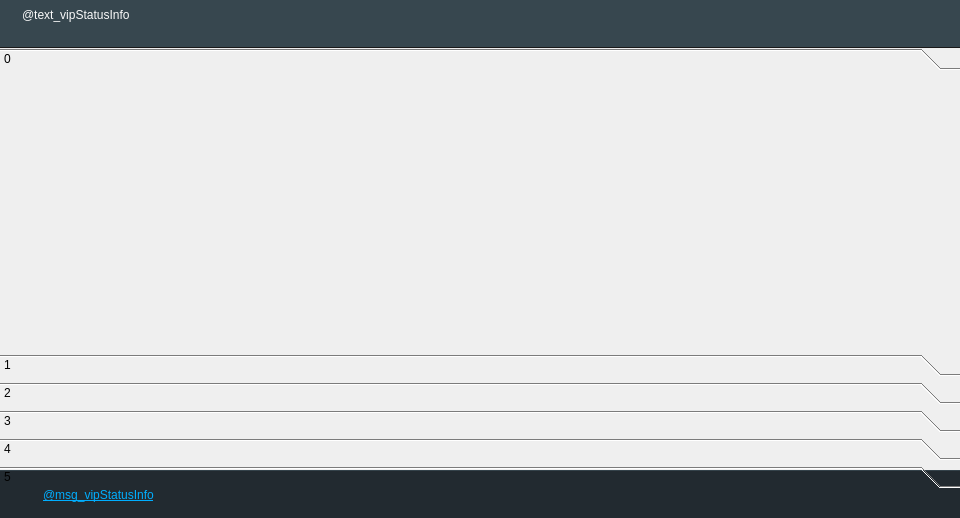
<?xml version="1.0" encoding="UTF-8"?>
<ui version="4.0">
 <class>VipSystemDescription</class>
 <widget class="QWidget" name="VipSystemDescription">
  <property name="geometry">
   <rect>
    <x>0</x>
    <y>0</y>
    <width>960</width>
    <height>518</height>
   </rect>
  </property>
  <property name="minimumSize">
   <size>
    <width>960</width>
    <height>518</height>
   </size>
  </property>
  <property name="maximumSize">
   <size>
    <width>960</width>
    <height>518</height>
   </size>
  </property>
  <widget class="QLabel" name="text_vipStatusInfo">
   <property name="geometry">
    <rect>
     <x>0</x>
     <y>0</y>
     <width>960</width>
     <height>48</height>
    </rect>
   </property>
   <property name="minimumSize">
    <size>
     <width>960</width>
     <height>48</height>
    </size>
   </property>
   <property name="maximumSize">
    <size>
     <width>960</width>
     <height>48</height>
    </size>
   </property>
   <property name="styleSheet">
    <string notr="true">QLabel {
    padding: 5px 24px 5px 19px;
    font: 13px &quot;Open Sans&quot;;
    color: #fafafa;
    background-color: #37474f;
    border: none;
/*    border-top: 1px solid #455a64;*/
    border-bottom: 1px solid #191919;
}</string>
   </property>
   <property name="text">
    <string>@text_vipStatusInfo</string>
   </property>
   <property name="alignment">
    <set>Qt::AlignLeading|Qt::AlignLeft|Qt::AlignTop</set>
   </property>
   <property name="wordWrap">
    <bool>true</bool>
   </property>
  </widget>
  <widget class="QLabel" name="msg_vipStatusInfo">
   <property name="geometry">
    <rect>
     <x>0</x>
     <y>470</y>
     <width>960</width>
     <height>48</height>
    </rect>
   </property>
   <property name="minimumSize">
    <size>
     <width>960</width>
     <height>48</height>
    </size>
   </property>
   <property name="maximumSize">
    <size>
     <width>960</width>
     <height>48</height>
    </size>
   </property>
   <property name="styleSheet">
    <string notr="true">QLabel {
    padding-left: 40px;
    font: 13px &quot;Open Sans&quot;;
    color: #00aeff;
	text-decoration: underline;
    background-color: #222a30;
    border-top: 1px solid #34424a;
}</string>
   </property>
   <property name="text">
    <string>@msg_vipStatusInfo</string>
   </property>
   <property name="wordWrap">
    <bool>true</bool>
   </property>
  </widget>
  <widget class="QToolBox" name="toolBox">
   <property name="geometry">
    <rect>
     <x>0</x>
     <y>48</y>
     <width>960</width>
     <height>440</height>
    </rect>
   </property>
   <property name="minimumSize">
    <size>
     <width>960</width>
     <height>440</height>
    </size>
   </property>
   <property name="maximumSize">
    <size>
     <width>960</width>
     <height>440</height>
    </size>
   </property>
   <property name="styleSheet">
    <string notr="true">QToolBox{
     icon-size: 42px;
     padding-top: 22px;
     padding-bottom: 14px;
    background-color: #222a30;
    border-top: 1px solid #34424a;
}

QToolBox QScrollArea&gt;QWidget&gt;QWidget
{
    background: #222a30;
    border-top: 1px solid #34424a;
    margin-top: -7px;
}

QToolBox QScrollArea {
    border: none;
}

</string>
   </property>
   <property name="lineWidth">
    <number>0</number>
   </property>
   <property name="currentIndex">
    <number>0</number>
   </property>
   <property name="tabSpacing">
    <number>6</number>
   </property>
   <widget class="ns_page::VipStatusItem" name="page_beginner">
    <property name="geometry">
     <rect>
      <x>0</x>
      <y>0</y>
      <width>960</width>
      <height>137</height>
     </rect>
    </property>
    <property name="minimumSize">
     <size>
      <width>0</width>
      <height>137</height>
     </size>
    </property>
    <property name="maximumSize">
     <size>
      <width>16777215</width>
      <height>137</height>
     </size>
    </property>
    <attribute name="label">
     <string notr="true">0</string>
    </attribute>
   </widget>
   <widget class="ns_page::VipStatusItem" name="page_semi_pro">
    <property name="geometry">
     <rect>
      <x>0</x>
      <y>0</y>
      <width>960</width>
      <height>137</height>
     </rect>
    </property>
    <property name="minimumSize">
     <size>
      <width>0</width>
      <height>137</height>
     </size>
    </property>
    <property name="maximumSize">
     <size>
      <width>16777215</width>
      <height>137</height>
     </size>
    </property>
    <attribute name="label">
     <string notr="true">1</string>
    </attribute>
   </widget>
   <widget class="ns_page::VipStatusItem" name="page_professional">
    <property name="geometry">
     <rect>
      <x>0</x>
      <y>0</y>
      <width>960</width>
      <height>137</height>
     </rect>
    </property>
    <property name="minimumSize">
     <size>
      <width>0</width>
      <height>137</height>
     </size>
    </property>
    <property name="maximumSize">
     <size>
      <width>16777215</width>
      <height>137</height>
     </size>
    </property>
    <attribute name="label">
     <string notr="true">2</string>
    </attribute>
   </widget>
   <widget class="ns_page::VipStatusItem" name="page_elite">
    <property name="geometry">
     <rect>
      <x>0</x>
      <y>0</y>
      <width>960</width>
      <height>137</height>
     </rect>
    </property>
    <property name="minimumSize">
     <size>
      <width>0</width>
      <height>137</height>
     </size>
    </property>
    <property name="maximumSize">
     <size>
      <width>16777215</width>
      <height>137</height>
     </size>
    </property>
    <attribute name="label">
     <string notr="true">3</string>
    </attribute>
   </widget>
   <widget class="ns_page::VipStatusItem" name="page_master">
    <property name="geometry">
     <rect>
      <x>0</x>
      <y>0</y>
      <width>960</width>
      <height>137</height>
     </rect>
    </property>
    <property name="minimumSize">
     <size>
      <width>0</width>
      <height>137</height>
     </size>
    </property>
    <property name="maximumSize">
     <size>
      <width>16777215</width>
      <height>137</height>
     </size>
    </property>
    <attribute name="label">
     <string notr="true">4</string>
    </attribute>
   </widget>
   <widget class="ns_page::VipStatusItem" name="page_legend">
    <property name="geometry">
     <rect>
      <x>0</x>
      <y>0</y>
      <width>960</width>
      <height>137</height>
     </rect>
    </property>
    <property name="minimumSize">
     <size>
      <width>0</width>
      <height>137</height>
     </size>
    </property>
    <property name="maximumSize">
     <size>
      <width>16777215</width>
      <height>137</height>
     </size>
    </property>
    <attribute name="label">
     <string notr="true">5</string>
    </attribute>
   </widget>
  </widget>
  <zorder>msg_vipStatusInfo</zorder>
  <zorder>text_vipStatusInfo</zorder>
  <zorder>toolBox</zorder>
 </widget>
 <customwidgets>
  <customwidget>
   <class>ns_page::VipStatusItem</class>
   <extends>QWidget</extends>
   <header>pages/vipSystem/page_VipStatusItem.h</header>
   <container>1</container>
  </customwidget>
 </customwidgets>
 <resources>
  <include location="../../resources.qrc"/>
 </resources>
 <connections/>
</ui>
